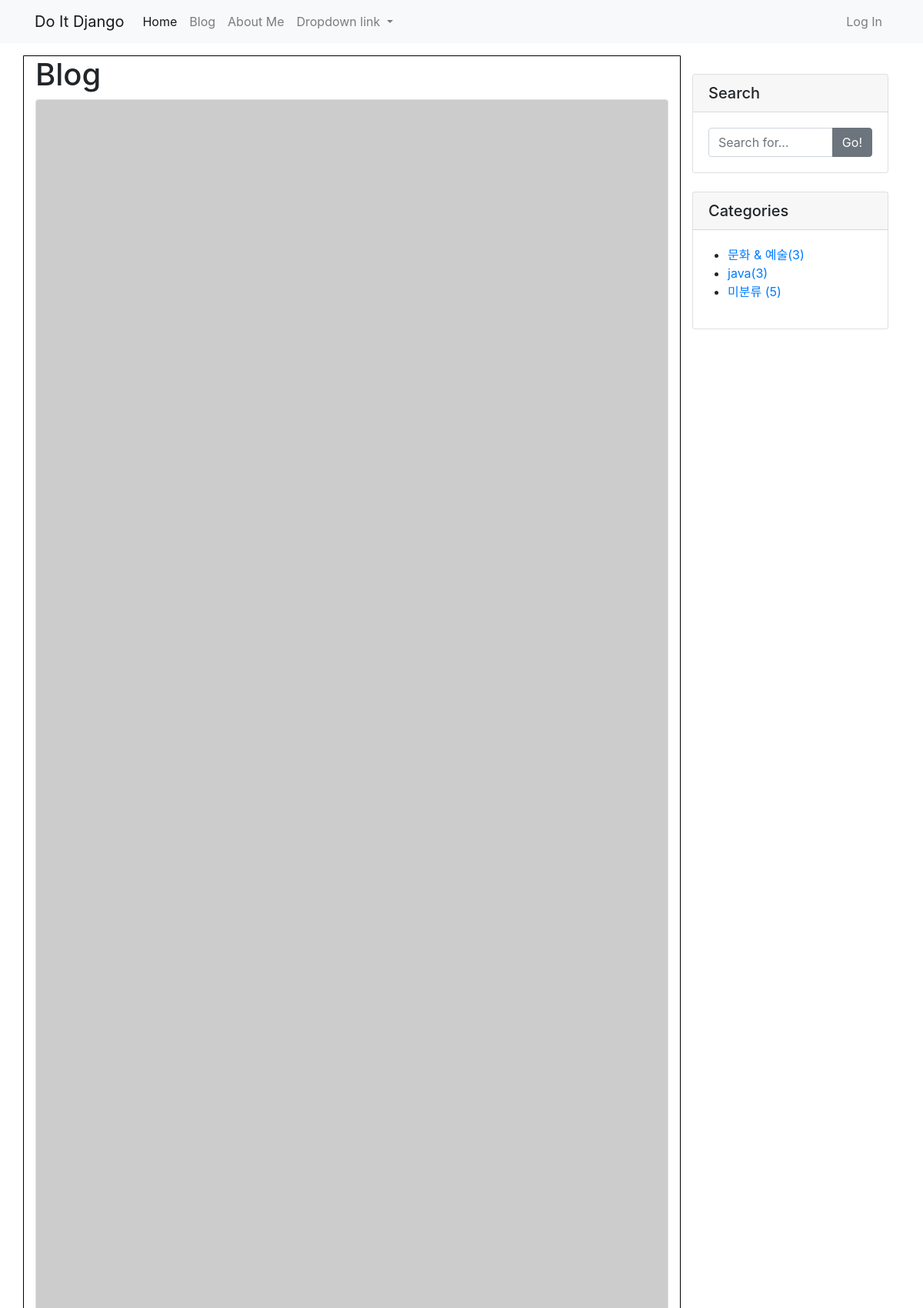
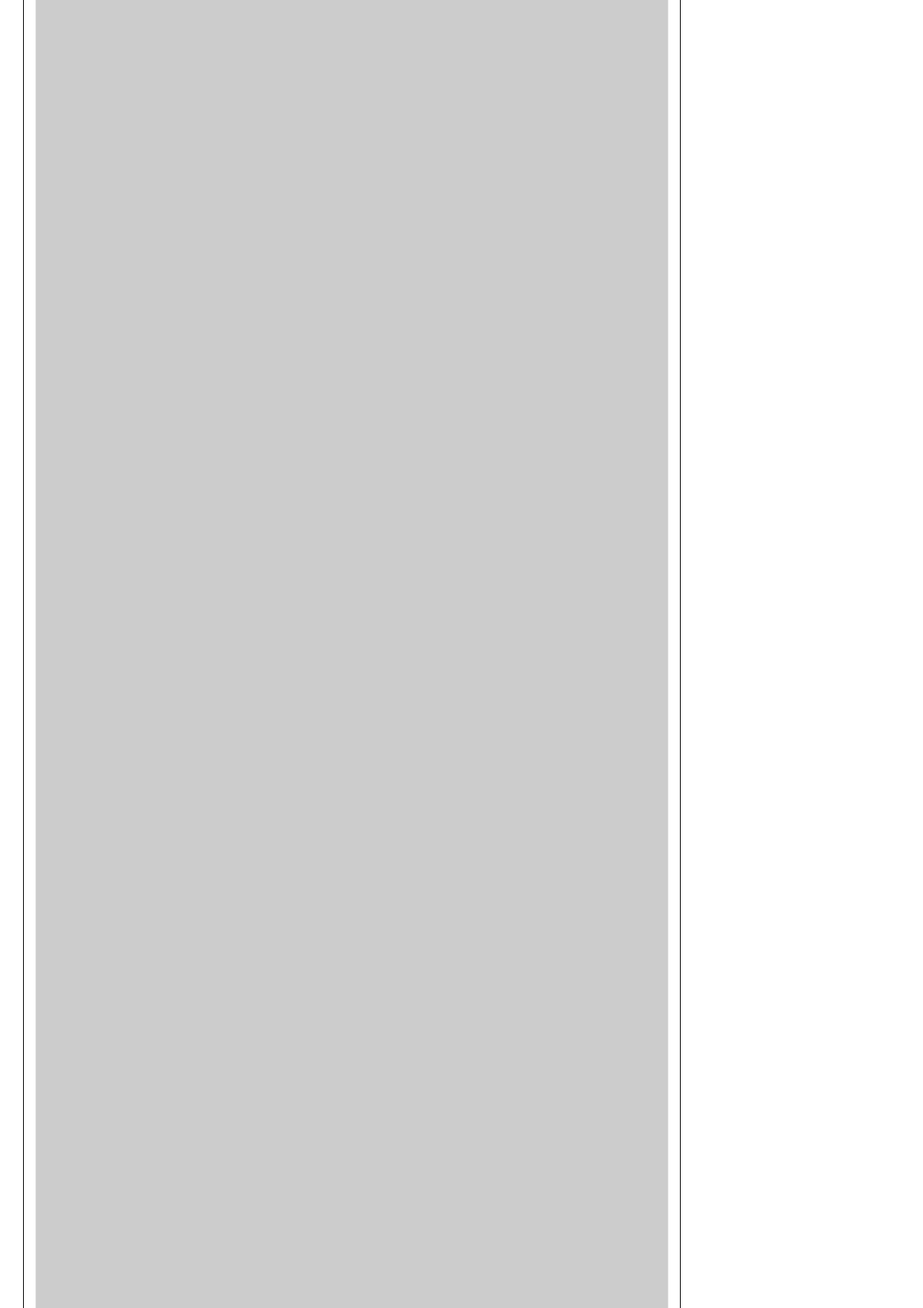
Screenshot of /blog/ (upper part) with the database file from the repository (2 pictures, top to bottom).
### blog/models.py (models this page shows, shortened)
class Post(models.Model):
    title = models.CharField(max_length=30)
    hook_text = models.CharField(max_length=100, blank=True)
    content = models.TextField()
    head_image = models.ImageField(upload_to='blog/images/%Y/%m/%d/', blank=True)
    file_upload = models.FileField(upload_to='blog/files/%Y/%m/%d/', blank=True)
    created_at = models.DateTimeField(auto_now_add=True)
    updated_at = models.DateTimeField(auto_now=True)
    author = models.ForeignKey(User, null=True, on_delete=models.SET_NULL)
    category = models.ForeignKey(Category, null=True, blank=True, on_delete=models.SET_NULL)
    tags = models.ManyToManyField(Tag, blank=True)
    def __str__(self):
        return f'[{self.pk}] {self.title} :: {self.author}'
    def get_absolute_url(self):
        return f'/blog/{self.pk}/'

class Category(models.Model):
    name = models.CharField(max_length=50, unique=True)
    slug = models.SlugField(max_length=200, unique=True, allow_unicode=True)
    def __str__(self):
        return self.name
    def get_absolute_url(self):
        return f'/blog/category/{self.slug}/'
    class Meta:
        verbose_name_plural = 'Categories'

### blog/views.py (the view)
# urls.py: path('', views.PostList.as_view()),
class PostList(ListView):
    model = Post
    ordering = '-pk'
    def get_context_data(self, **kwargs):
        context = super(PostList, self).get_context_data()
        context['categories'] = Category.objects.all()
        context['no_category_post_count'] = Post.objects.filter(category=None).count()
        return context

### blog/models.py (called while the page is built)
    def __str__(self):
        return self.name

    def get_absolute_url(self):
        return f'/blog/tag/{self.slug}/'

### blog/templates/blog/post_list.html (shortened to what this page needs)
{% extends 'blog/base.html' %}
{% block main_area %}
<h1>
    Blog
</h1>
            {% if post_list.exists %}
                {% for p in post_list %}
                <div class="card mb-4" id="post-{{p.pk}}">
                    {% if p.head_image %}
                        <img class="card-img-top" src="{{p.head_image.url}}" alt="{{p}} head image">
                    {% else %}
                        <img class="card-img-top" src="https://picsum.photos/seed/{{p.id}}/800/200" alt="random_image">
                    {% endif %}
                </div>
                {% endfor %}
            {% else %}
                <h3>아직 게시물이 없습니다.</h3>
            {% endif %}
            </div>
{% endblock %}

### blog/templates/blog/base.html (shortened to what this page needs)
<!DOCTYPE html>
{% load static %}
<html lang="ko">
<head>
    <link rel="stylesheet" href="{% static 'blog/bootstrap/bootstrap.min.css' %}" media="screen">
</head>
<body>
    {% include 'blog/navbar.html' %}
    <div class="container my-3">
        <div class="row">
            <div class="col-md-8 col-lg-9" id="main-area" style="border: solid 1px black;">
                {% block main_area %}
                {% endblock %}
                <div class="col-md-4 col-lg-3">
                    <div class="card my-4">
                        <h5 class="card-header">Search</h5>
                        <div class="card-body">
                            <div class="input-group">
                                <input type="text" class="form-control" placeholder="Search for...">
                                <span class="input-group-append">
                                    <button class="btn btn-secondary" type="button">Go!</button>
                                </span>
                            </div>
                        </div>
                    </div>
                    <div class="card my-4" id="categories-card">
                        <h5 class="card-header">Categories</h5>
                        <div class="card-body">
                            <div class="row">
                                <ul>
                                    {% for category in categories %}
                                        <li>
                                            <a href="{{category.get_absolute_url}}">{{category}}({{category.post_set.count}})</a>
                                        </li>
                                    {% endfor %}
                                        <li>
                                            <a href="/blog/category/no_category/">미분류 ({{no_category_post_count}})</a>
                                        </li>
                                </ul>
                            </div>
                        </div>
                    </div>
                </div>
            </div>
        </div>
</body>
</html>

### rows the page displays
Category: name "문화 & 예술", post_set.count "3"
Category: name "java", post_set.count "3"

### other values shown
{{ no_category_post_count }} "5"
